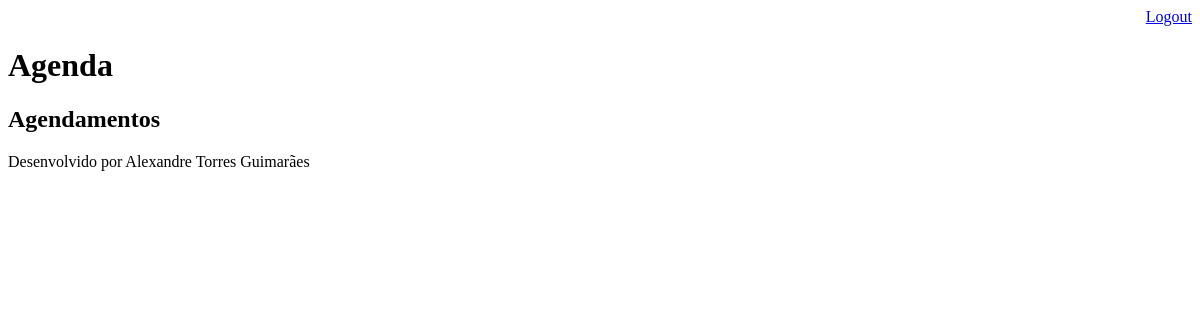
Page /agenda/ (signed in) on the earlier database version.
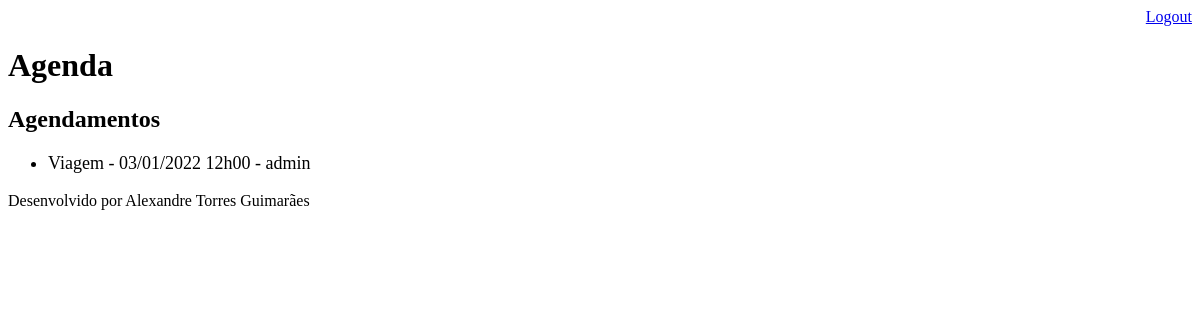
Same page on the later database version.
### core/models.py (models this page shows, shortened)
class Evento(models.Model):
    titulo = models.CharField(max_length=100)
    descricao = models.TextField(blank=True, null=True)
    data_evento = models.DateTimeField(verbose_name='Data do evento')
    data_criacao = models.DateTimeField(auto_now=True)
    usuario = models.ForeignKey(User, on_delete=models.CASCADE)
    class Meta:
        db_table = 'evento'
    def get_data_evento(self):
        return self.data_evento.strftime('%d/%m/%Y %Hh%M')

### core/views.py (the view)
# urls.py: path('agenda/', views.lista_eventos),
@login_required(login_url='/login/')
def lista_eventos(request):
    usuario = request.user
    evento = Evento.objects.filter(usuario=usuario)
    dados = {'eventos':evento}
    return render(request, 'agenda.html', dados)

### templates/agenda.html
{% extends "model_page.html" %}
{% block content %}
    <H2>Agendamentos</H2>
    <ul style="font-size: 18px">
        {% for evento in eventos %}
            <li>{{ evento.titulo }} - {{ evento.get_data_evento }} - {{ evento.usuario }}</li>
        {% endfor %}
    </ul>
{% endblock %}

### templates/model_page.html
<!DOCTYPE html>
<html lang="en">
<head>
  {% include "model_header.html" %}
</head>
<body>
  {% block content %} {% endblock %}
  {% include "model_footer.html" %}
</body>
</html>

### templates/model_header.html (shortened to what this page needs)
    <div align="right">
        <a href="/logout">Logout</a>
    </div>
    <h1>Agenda</h1>

### templates/model_footer.html
<p>Desenvolvido por Alexandre Torres Guimarães</p>

Differences in the rows shown:
added Evento: titulo "Viagem", get_data_evento "03/01/2022 12h00", usuario "admin"
